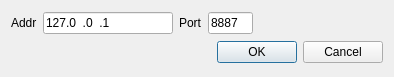
<?xml version="1.0" encoding="UTF-8"?>
<ui version="4.0">
 <class>WebsocketSpectrumSettingsDialog</class>
 <widget class="QDialog" name="WebsocketSpectrumSettingsDialog">
  <property name="geometry">
   <rect>
    <x>0</x>
    <y>0</y>
    <width>394</width>
    <height>77</height>
   </rect>
  </property>
  <property name="font">
   <font>
    <family>Liberation Sans</family>
    <pointsize>9</pointsize>
   </font>
  </property>
  <property name="windowTitle">
   <string>Websocket spectrum settings</string>
  </property>
  <layout class="QVBoxLayout" name="verticalLayout">
   <item>
    <layout class="QHBoxLayout" name="wsServerLayout">
     <item>
      <widget class="QLabel" name="addressLabel">
       <property name="text">
        <string>Addr</string>
       </property>
      </widget>
     </item>
     <item>
      <widget class="QLineEdit" name="address">
       <property name="minimumSize">
        <size>
         <width>120</width>
         <height>0</height>
        </size>
       </property>
       <property name="toolTip">
        <string>Reverse API address</string>
       </property>
       <property name="inputMask">
        <string>000.000.000.000</string>
       </property>
       <property name="text">
        <string>127.0.0.1</string>
       </property>
      </widget>
     </item>
     <item>
      <widget class="QLabel" name="portLabel">
       <property name="text">
        <string>Port</string>
       </property>
      </widget>
     </item>
     <item>
      <widget class="QLineEdit" name="port">
       <property name="minimumSize">
        <size>
         <width>45</width>
         <height>0</height>
        </size>
       </property>
       <property name="maximumSize">
        <size>
         <width>45</width>
         <height>16777215</height>
        </size>
       </property>
       <property name="toolTip">
        <string>Reverse API port</string>
       </property>
       <property name="inputMask">
        <string>00000</string>
       </property>
       <property name="text">
        <string>8887</string>
       </property>
      </widget>
     </item>
     <item>
      <spacer name="horizontalSpacer_2">
       <property name="orientation">
        <enum>Qt::Horizontal</enum>
       </property>
       <property name="sizeHint" stdset="0">
        <size>
         <width>40</width>
         <height>20</height>
        </size>
       </property>
      </spacer>
     </item>
    </layout>
   </item>
   <item>
    <widget class="QDialogButtonBox" name="buttonBox">
     <property name="orientation">
      <enum>Qt::Horizontal</enum>
     </property>
     <property name="standardButtons">
      <set>QDialogButtonBox::Cancel|QDialogButtonBox::Ok</set>
     </property>
    </widget>
   </item>
  </layout>
 </widget>
 <resources/>
 <connections>
  <connection>
   <sender>buttonBox</sender>
   <signal>accepted()</signal>
   <receiver>WebsocketSpectrumSettingsDialog</receiver>
   <slot>accept()</slot>
   <hints>
    <hint type="sourcelabel">
     <x>248</x>
     <y>254</y>
    </hint>
    <hint type="destinationlabel">
     <x>157</x>
     <y>274</y>
    </hint>
   </hints>
  </connection>
  <connection>
   <sender>buttonBox</sender>
   <signal>rejected()</signal>
   <receiver>WebsocketSpectrumSettingsDialog</receiver>
   <slot>reject()</slot>
   <hints>
    <hint type="sourcelabel">
     <x>316</x>
     <y>260</y>
    </hint>
    <hint type="destinationlabel">
     <x>286</x>
     <y>274</y>
    </hint>
   </hints>
  </connection>
 </connections>
</ui>
